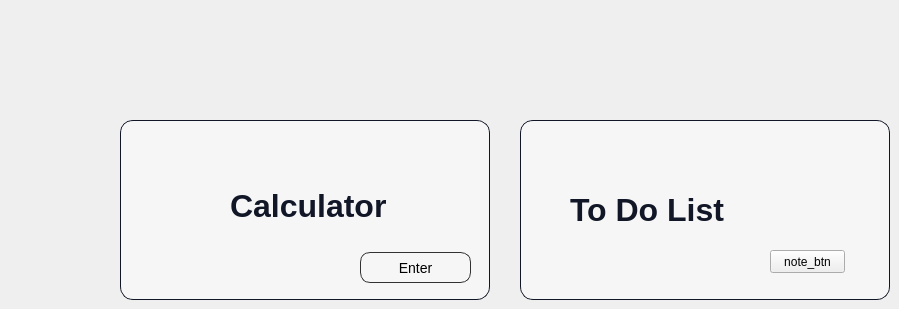
      <widget class="QWidget" name="page_32">
       <widget class="QLabel" name="label_194">
        <property name="geometry">
         <rect>
          <x>520</x>
          <y>120</y>
          <width>370</width>
          <height>180</height>
         </rect>
        </property>
        <property name="styleSheet">
         <string notr="true">border-radius: 13px;
background:rgb(246,246,246);
border: 1px solid rgb(18,23,40);</string>
        </property>
        <property name="text">
         <string/>
        </property>
       </widget>
       <widget class="QLabel" name="label_195">
        <property name="geometry">
         <rect>
          <x>230</x>
          <y>170</y>
          <width>200</width>
          <height>71</height>
         </rect>
        </property>
        <property name="styleSheet">
         <string notr="true">font-family: 'Poppins';
font-style: normal;
background:rgba(0,0,0,0);
font-weight: 700;
font-size: 32px;
color: rgb(18,23,40);

</string>
        </property>
        <property name="text">
         <string>Calculator</string>
        </property>
       </widget>
       <widget class="QLabel" name="label_196">
        <property name="geometry">
         <rect>
          <x>570</x>
          <y>160</y>
          <width>200</width>
          <height>100</height>
         </rect>
        </property>
        <property name="styleSheet">
         <string notr="true">font-family: 'Poppins';
font-style: normal;
background:rgba(0,0,0,0);
font-weight: 700;
font-size: 32px;
color: rgb(18,23,40);

</string>
        </property>
        <property name="text">
         <string>To Do List</string>
        </property>
       </widget>
       <widget class="QLabel" name="label_198">
        <property name="geometry">
         <rect>
          <x>120</x>
          <y>120</y>
          <width>370</width>
          <height>180</height>
         </rect>
        </property>
        <property name="styleSheet">
         <string notr="true">border-radius: 13px;
background:rgb(246,246,246);
border: 1px solid rgb(18,23,40);</string>
        </property>
        <property name="text">
         <string/>
        </property>
       </widget>
       <widget class="QPushButton" name="calculator_btn">
        <property name="geometry">
         <rect>
          <x>360</x>
          <y>252</y>
          <width>111</width>
          <height>31</height>
         </rect>
        </property>
        <property name="styleSheet">
         <string notr="true">QPushButton{
border-radius: 10px; 
font-family: 'Poppins';
font-style: normal;
font-weight: 400;
font-size: 14px;
background:rgba(0,0,0,0);
border:1px solid rgb(50,50,50);
}
QPushButton:hover{
background:rgb(28, 36, 61);
color:white;
}

</string>
        </property>
        <property name="text">
         <string>Enter</string>
        </property>
       </widget>
       <widget class="QPushButton" name="note_btn">
        <property name="geometry">
         <rect>
          <x>770</x>
          <y>250</y>
          <width>75</width>
          <height>23</height>
         </rect>
        </property>
        <property name="text">
         <string>note_btn</string>
        </property>
       </widget>
       <widget class="QLabel" name="label_210">
        <property name="geometry">
         <rect>
          <x>120</x>
          <y>160</y>
          <width>101</width>
          <height>111</height>
         </rect>
        </property>
        <property name="styleSheet">
         <string notr="true">background:url(&quot;:/Icons/Icons/Images/calculator.png&quot;);</string>
        </property>
        <property name="text">
         <string/>
        </property>
       </widget>
       <zorder>label_194</zorder>
       <zorder>label_196</zorder>
       <zorder>label_198</zorder>
       <zorder>label_195</zorder>
       <zorder>calculator_btn</zorder>
       <zorder>note_btn</zorder>
       <zorder>label_210</zorder>
      </widget>
